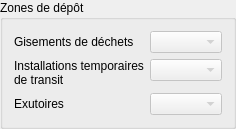
              <widget class="QGroupBox" name="groupBox_2">
               <property name="title">
                <string>Zones de dépôt</string>
               </property>
               <layout class="QFormLayout" name="formLayout">
                <item row="0" column="0">
                 <widget class="QLabel" name="label_13">
                  <property name="text">
                   <string>Gisements de déchets</string>
                  </property>
                  <property name="wordWrap">
                   <bool>true</bool>
                  </property>
                 </widget>
                </item>
                <item row="0" column="1">
                 <widget class="QgsMapLayerComboBox" name="recap_gisementLayer">
                  <property name="enabled">
                   <bool>false</bool>
                  </property>
                 </widget>
                </item>
                <item row="1" column="0">
                 <widget class="QLabel" name="label_14">
                  <property name="text">
                   <string>Installations temporaires de transit</string>
                  </property>
                  <property name="wordWrap">
                   <bool>true</bool>
                  </property>
                 </widget>
                </item>
                <item row="1" column="1">
                 <widget class="QgsMapLayerComboBox" name="recap_zstLayer">
                  <property name="enabled">
                   <bool>false</bool>
                  </property>
                 </widget>
                </item>
                <item row="2" column="0">
                 <widget class="QLabel" name="label_15">
                  <property name="text">
                   <string>Exutoires</string>
                  </property>
                  <property name="wordWrap">
                   <bool>true</bool>
                  </property>
                 </widget>
                </item>
                <item row="2" column="1">
                 <widget class="QgsMapLayerComboBox" name="recap_exutoireLayer">
                  <property name="enabled">
                   <bool>false</bool>
                  </property>
                 </widget>
                </item>
               </layout>
              </widget>
